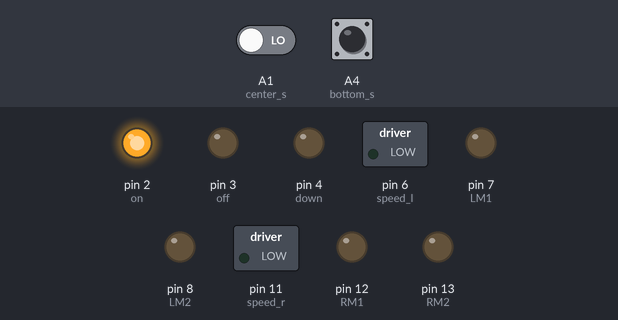
Recording of a sketch running on a simulated Arduino Uno, built with avr-gcc and run on an emulated ATmega328P. Shown: switched loads named in the sketch (green lamp = pin HIGH), output pins drawn as LEDs (lit = HIGH). The inputs (shaded band) are chosen by the test bench; at power-on: A1 (center_s) LOW, A4 (bottom_s) LOW. Pins used as bus, display or sensor lines are not drawn.

Above: at 1.5 s.
At 3.5 s:
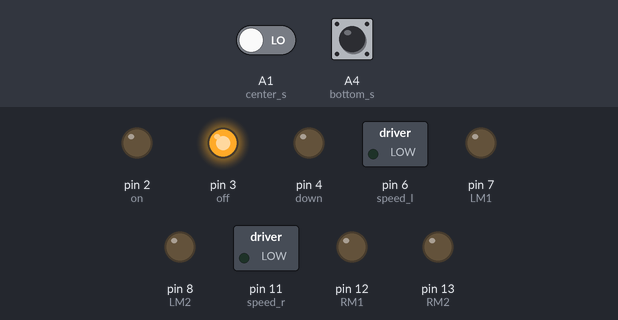
At 5.5 s:
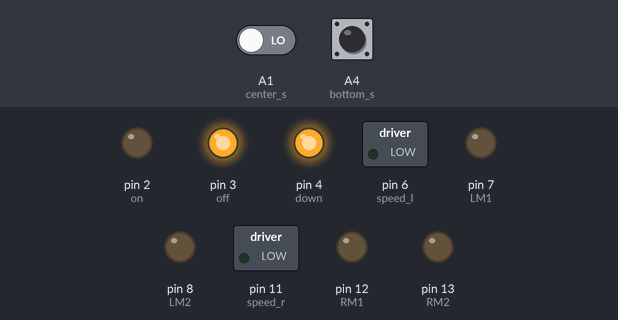
Timing chart, 0 to 9.1 s (numbered marks = the images above):
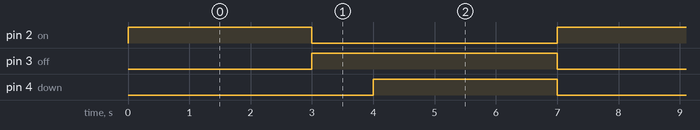

Measured:
- by itself, pin 2 (on), pin 4 (down): alternates HIGH for 3.0 s and LOW for 4.0 s
- by itself, pin 3 (off): alternates HIGH for 4.0 s and LOW for 3.0 s
- by itself, everything shown: repeats every 7.0 s, in 3 steps

The sketch:

Fire_Suppression_Robot_Final.ino
```cpp
// RUN CODE WHEN 6 FEET AWAY FROM FIRE

// DEFINE PARAMETERS
const int on = 2;                   // LINEAR ACTUATOR (TRIGGER) DOWN/ON RELAY
const int off = 3;                  // LINEAR ACTUATOR (TRIGGER) UP/OFF RELAY
const int down = 4;                 // LINEAR ACTUATOR (ARM) DOWN RELAY
const int up = 5;                   // LINEAR ACTUATOR (ARM) UP RELAY
const int speed_l = 6;              // LEFT DC MOTOR SPEED RELAY
const int LM1 = 7;                  // LEFT DC MOTOR FORWARD
const int LM2 = 8;                  // LEFT DC MOTOR BACKWARD
const int speed_r = 11;             // RIGHT DC MOTOR SPEED RELAY
const int RM1 = 12;                 // RIGHT DC MOTOR FORWARD
const int RM2 = 13;                 // RIGHT DC MOTOR BACKWARD
int right_s = A0;                   // FLAME SENSOR INTERFACE (RIGHT)
int center_s = A1;                  // FLAME SENSOR INTERFACE (CENTER)
int left_s = A2;                    // FLAME SENSOR INTERFACE (LEFT)
int top_s = A3;                     // FLAME SENSOR INTERFACE (TOP)
int bottom_s = A4;                  // FLAME SENSOR INTERFACE (BOTTOM)
boolean fire = false;

// INPUT AND OUTPUTS
void setup() {
    Serial.begin(9600);
    pinMode(off, OUTPUT);           // LINEAR ACTUATOR (TRIGGER) UP/OFF OUTPUT
    pinMode(on, OUTPUT);            // LINEAR ACTUATOR (TRIGGER) DOWN/ON OUTPUT
    pinMode(up, OUTPUT);            // LINEAR ACTUATOR (ARM) UP OUTPUT
    pinMode(down, OUTPUT);          // LINEAR ACTUATOR (ARM) DOWN OUTPUT
    pinMode(speed_l, OUTPUT);       // LEFT DC MOTOR SPEED OUTPUT
    pinMode(LM1, OUTPUT);           // LEFT DC MOTOR FOWARD OUTPUT
    pinMode(LM2, OUTPUT);           // LEFT DC MOTOR BACKWARD OUTPUT
    pinMode(speed_r, OUTPUT);       // RIGHT DC MOTOR SPEED OUTPUT
    pinMode(RM1, OUTPUT);           // RIGHT DC MOTOR FORWARD OUTPUT
    pinMode(RM2, OUTPUT);           // RIGHT DC MOTOR SPEED OUTPUT
    pinMode(right_s, INPUT);        // FLAME SENSOR INPUT (RIGHT)
    pinMode(center_s, INPUT);       // FLAME SENSOR INPUT (CENTER)
    pinMode(left_s, INPUT);         // FLAME SENSOR INPUT (LEFT)
    pinMode(top_s, INPUT);          // FLAME SENSOR INPUT (TOP)
    pinMode(bottom_s, INPUT);       // FLAME SENSOR INPUT (BOTTOM)
}

void loop() {
  // IF NO FIRE DETECTED
  if (digitalRead(bottom_s) == 1 && digitalRead(center_s) == 1 && digitalRead(top_s) == 1) {

    // HALT ARM AND TRIGGER OFF
    digitalWrite(down, LOW);
    digitalWrite(up, LOW);
    digitalWrite(off, HIGH);
    digitalWrite(on, LOW);

  }

  // IF CENTER OR TOP SENSOR DETECTS FIRE
  if (digitalRead(center_s) == 0 || digitalRead(top_s) == 0) {

    // MOVE ARM UP
    digitalWrite(down, LOW);
    digitalWrite(up, HIGH);
  }

  // IF BOTTOM SENSOR DETECTS FIRE
  if (digitalRead(bottom_s) == 0) {

    // EXTINGUISH FIRE AND RETRACT
    digitalWrite(down, LOW);
    digitalWrite(up, LOW);
    digitalWrite(off, LOW);
    digitalWrite(on, HIGH);
    delay(3000);
    digitalWrite(off, HIGH);
    digitalWrite(on, LOW);
    delay(1000);
    digitalWrite(down, HIGH);
    digitalWrite(up, LOW);
    delay(3000);

  }
 }
```
